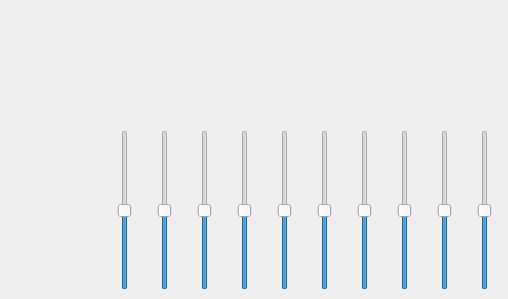
    <widget class="QWidget" name="tab">
     <attribute name="title">
      <string>Audio</string>
     </attribute>
     <widget class="QSlider" name="vs1">
      <property name="geometry">
       <rect>
        <x>110</x>
        <y>130</y>
        <width>29</width>
        <height>160</height>
       </rect>
      </property>
      <property name="maximum">
       <number>200</number>
      </property>
      <property name="value">
       <number>100</number>
      </property>
      <property name="orientation">
       <enum>Qt::Vertical</enum>
      </property>
     </widget>
     <widget class="QSlider" name="vs2">
      <property name="geometry">
       <rect>
        <x>150</x>
        <y>130</y>
        <width>29</width>
        <height>160</height>
       </rect>
      </property>
      <property name="maximum">
       <number>200</number>
      </property>
      <property name="value">
       <number>100</number>
      </property>
      <property name="orientation">
       <enum>Qt::Vertical</enum>
      </property>
     </widget>
     <widget class="QSlider" name="vs3">
      <property name="geometry">
       <rect>
        <x>190</x>
        <y>130</y>
        <width>29</width>
        <height>160</height>
       </rect>
      </property>
      <property name="maximum">
       <number>200</number>
      </property>
      <property name="value">
       <number>100</number>
      </property>
      <property name="orientation">
       <enum>Qt::Vertical</enum>
      </property>
     </widget>
     <widget class="QSlider" name="vs4">
      <property name="geometry">
       <rect>
        <x>230</x>
        <y>130</y>
        <width>29</width>
        <height>160</height>
       </rect>
      </property>
      <property name="maximum">
       <number>200</number>
      </property>
      <property name="value">
       <number>100</number>
      </property>
      <property name="orientation">
       <enum>Qt::Vertical</enum>
      </property>
     </widget>
     <widget class="QSlider" name="vs5">
      <property name="geometry">
       <rect>
        <x>270</x>
        <y>130</y>
        <width>29</width>
        <height>160</height>
       </rect>
      </property>
      <property name="maximum">
       <number>200</number>
      </property>
      <property name="value">
       <number>100</number>
      </property>
      <property name="orientation">
       <enum>Qt::Vertical</enum>
      </property>
     </widget>
     <widget class="QSlider" name="vs6">
      <property name="geometry">
       <rect>
        <x>310</x>
        <y>130</y>
        <width>29</width>
        <height>160</height>
       </rect>
      </property>
      <property name="maximum">
       <number>200</number>
      </property>
      <property name="value">
       <number>100</number>
      </property>
      <property name="orientation">
       <enum>Qt::Vertical</enum>
      </property>
     </widget>
     <widget class="QSlider" name="vs7">
      <property name="geometry">
       <rect>
        <x>350</x>
        <y>130</y>
        <width>29</width>
        <height>160</height>
       </rect>
      </property>
      <property name="maximum">
       <number>200</number>
      </property>
      <property name="value">
       <number>100</number>
      </property>
      <property name="orientation">
       <enum>Qt::Vertical</enum>
      </property>
     </widget>
     <widget class="QSlider" name="vs8">
      <property name="geometry">
       <rect>
        <x>390</x>
        <y>130</y>
        <width>29</width>
        <height>160</height>
       </rect>
      </property>
      <property name="maximum">
       <number>200</number>
      </property>
      <property name="value">
       <number>100</number>
      </property>
      <property name="orientation">
       <enum>Qt::Vertical</enum>
      </property>
     </widget>
     <widget class="QSlider" name="vs9">
      <property name="geometry">
       <rect>
        <x>430</x>
        <y>130</y>
        <width>29</width>
        <height>160</height>
       </rect>
      </property>
      <property name="maximum">
       <number>200</number>
      </property>
      <property name="value">
       <number>100</number>
      </property>
      <property name="orientation">
       <enum>Qt::Vertical</enum>
      </property>
     </widget>
     <widget class="QSlider" name="vs10">
      <property name="geometry">
       <rect>
        <x>470</x>
        <y>130</y>
        <width>29</width>
        <height>160</height>
       </rect>
      </property>
      <property name="maximum">
       <number>200</number>
      </property>
      <property name="value">
       <number>100</number>
      </property>
      <property name="orientation">
       <enum>Qt::Vertical</enum>
      </property>
     </widget>
    </widget>
